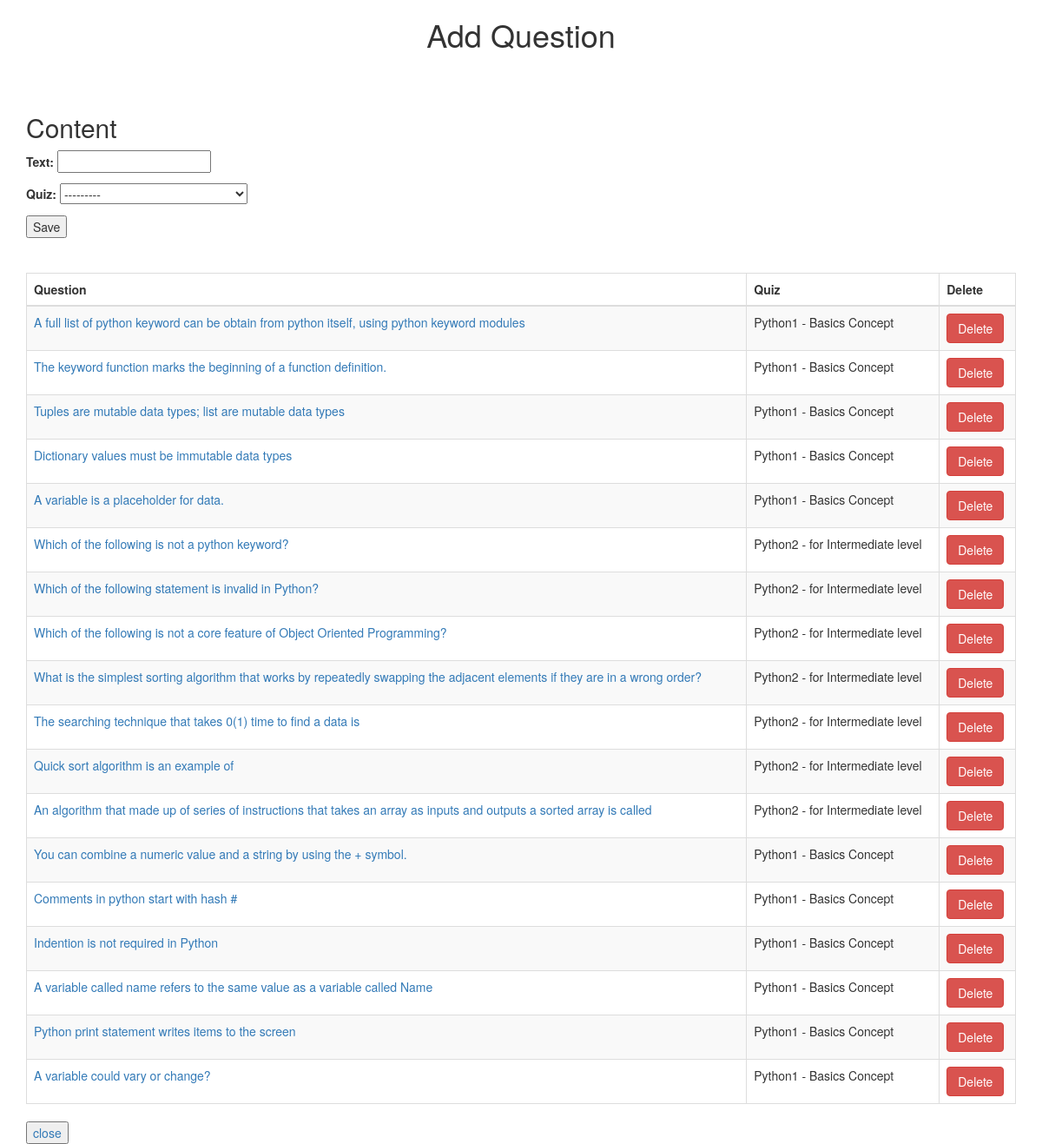
Before: /add_question/ (signed in) with the older database file.
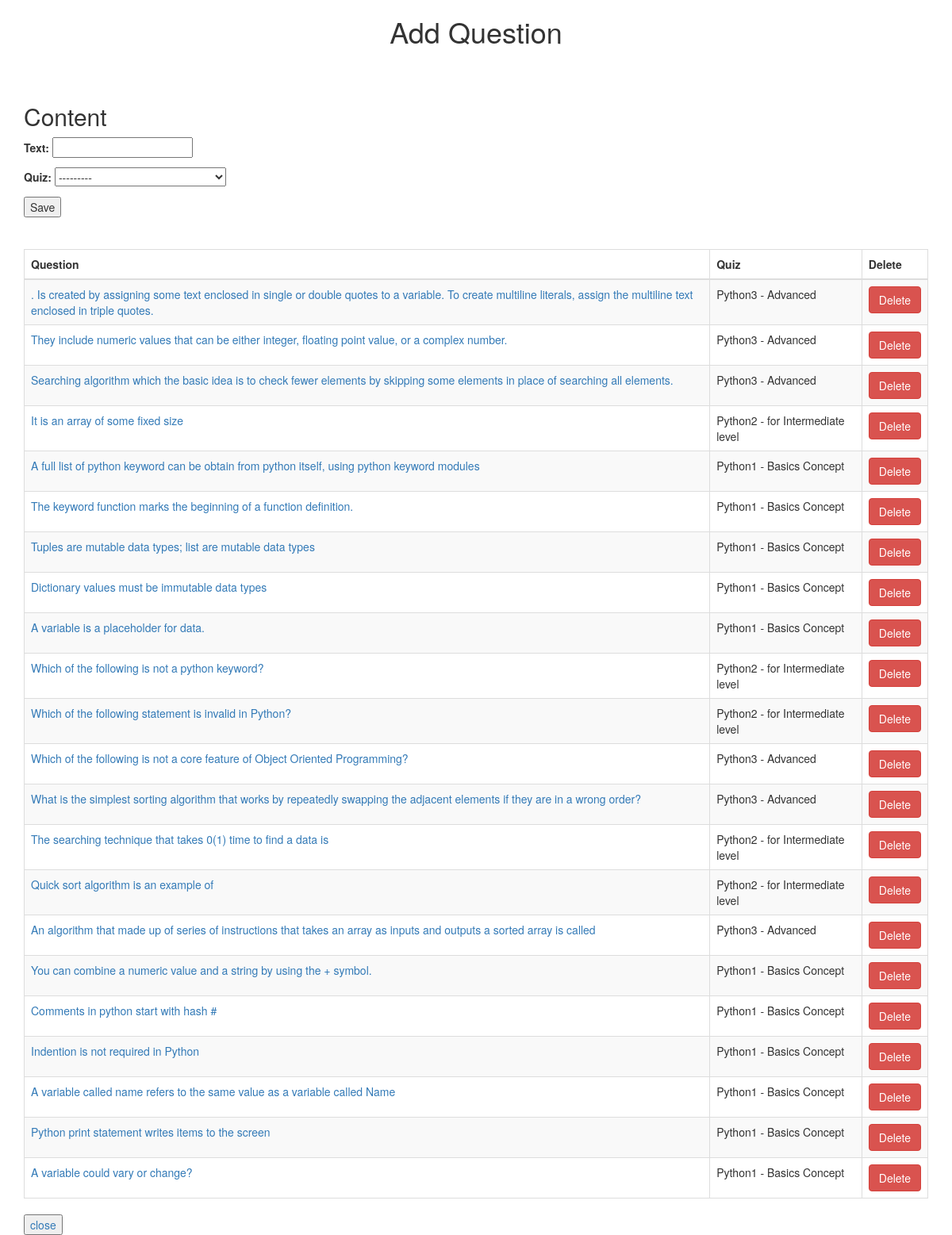
After: the same page with the newer database file.
### questions/models.py (models this page shows, shortened)
class Question(models.Model):
	text = models.CharField(max_length=200)
	quiz = models.ForeignKey(Quiz, on_delete = models.CASCADE)
	created = models.DateTimeField(auto_now_add = True)

### quizez/models.py (models this page shows, shortened)
class Quiz(models.Model):
    name = models.CharField(max_length=200)
    topic = models.CharField(max_length=200)
    number_of_questions = models.IntegerField()
    time = models.IntegerField(help_text="Duration of quiz in minutes")
    required_score_to_pass = models.IntegerField(
        help_text="Required Score to pass")
    difficulty = models.CharField(
        max_length=12, choices=DIFF_CHOICES, default="Select")
    def __str__(self):
        return f"{self.name} - {self.topic}"
    class Meta:
        verbose_name_plural = 'Quizes'

### quizez/views.py (the view)
# urls.py: path('add_question/', views.add_question, name='add_question'),
@login_required
def add_question(request):
    questions = Question.objects.all()
    questions = Question.objects.filter().order_by('-id')
    if request.method == "POST":
        form = QuestionForm(request.POST)
        if form.is_valid():
            form.save()
            return render(request, "quizez/add_question.html")
    else:
        form = QuestionForm()
    return render(request, "quizez/add_question.html", {'form': form, 'questions': questions})

### quizez/forms.py
class QuestionForm(forms.ModelForm):
    class Meta:
        model = Question
        fields = ('text', 'quiz')

### quizez/templates/quizez/add_question.html (shortened to what this page needs)
<!DOCTYPE html>
<html lang="en">
<head>
  <link rel="stylesheet" href="https://maxcdn.bootstrapcdn.com/bootstrap/3.4.1/css/bootstrap.min.css">
  <h1 class="text-center"> {% block title %} Add Question {% endblock %}</h1>
  {% block body %}
  <br>
  <br>
  <div class="container mt-4">
    <form action="/add_question/" method="POST"> {% csrf_token %}
      <h2>Content</h2>
      {{ form.as_p }}
      <button type="submit">Save</button>
    </form>
</head>
<br>
<table class="table">
  <table id="dtVerticalScrollExample" class="table table-striped table-bordered table-sm" cellspacing="0" width="100%">
    <thead>
      <tr>
        <th>Question</th>
        <th>Quiz</th>
        <th>Delete</th>
      </tr>
    </thead>
    {% for question in questions %}
    <tr>
      <td><a href="/add_options/{{question.id}}/">{{question.text}}</a></td>
      <td>{{question.quiz}}</td>
      <td><a href="/delete_question/{{question.id}}/" class="btn btn-danger">Delete</a></td>
    </tr>
    {% endfor %}
  </table>
  <div> <button><a href="/main">close</a></button></div>
  {% endblock %}

Changed rows visible on the page:
added Question: text ". Is created by assigning some text enclosed in single or double quotes to a variable. To create multiline literals, assign the multiline text enclosed in triple quotes.", quiz "Python3 - Advanced"
added Question: text "They include numeric values that can be either integer, floating point value, or a complex number.", quiz "Python3 - Advanced"
added Question: text "Searching algorithm which the basic idea is to check fewer elements by skipping some elements in place of searching all elements.", quiz "Python3 - Advanced"
added Question: text "It is an array of some fixed size", quiz "Python2 - for Intermediate level"
changed Question "Which of the following is not a core feature of Object Oriented Programming?": quiz "Python2 - for Intermediate level" → "Python3 - Advanced"
changed Question (number 13 of 22 on the later page): quiz "Python2 - for Intermediate level" → "Python3 - Advanced"
changed Question (number 16 of 22 on the later page): quiz "Python2 - for Intermediate level" → "Python3 - Advanced"
